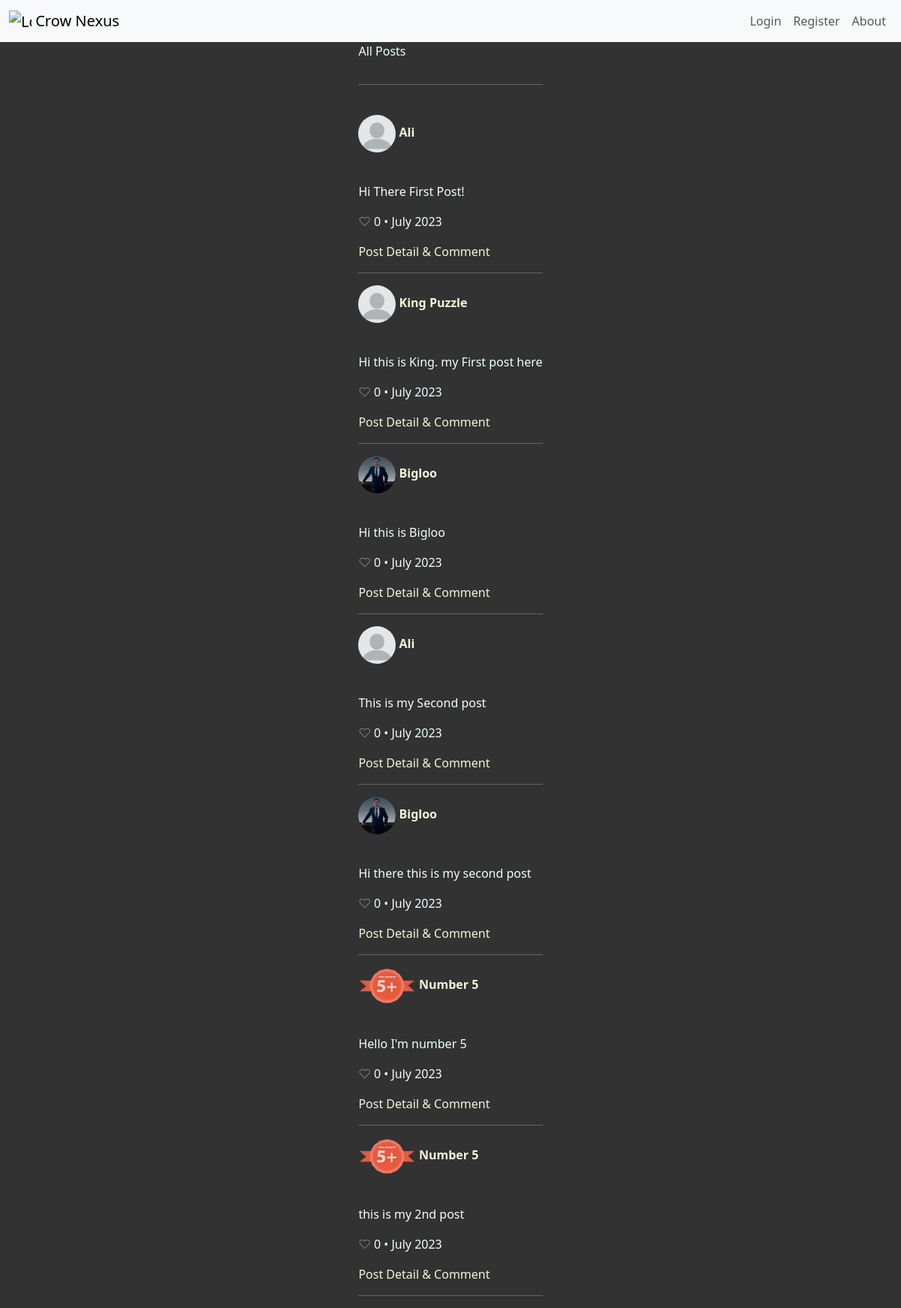
Before: / with the older database file.
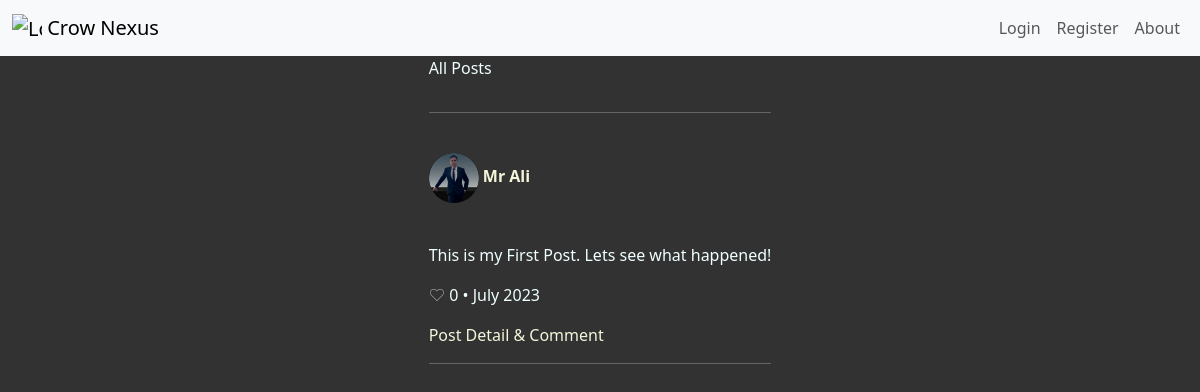
After: the same page with the newer database file.
### main.py (models this page shows)
    class Post(db.Model):
        __tablename__ = 'post'
        id = db.Column(db.Integer, primary_key=True)
        user_id = db.Column(db.Integer, db.ForeignKey(
            'user.id'), nullable=False)
        body = db.Column(db.Text, nullable=False)
        likes = db.Column(db.Integer, default=0)
        created_at = db.Column(db.DateTime, default=datetime.utcnow)
        updated_at = db.Column(db.DateTime, default=datetime.utcnow)
        user = relationship('User', back_populates='posts')
        comments = db.relationship('Comment', back_populates='post')

    class User(db.Model, UserMixin):
        __tablename__ = 'user'
        id = db.Column(db.Integer, primary_key=True)
        username = db.Column(db.String(40), nullable=False, unique=False)
        email = db.Column(db.String(80), nullable=False, unique=True)
        phone_number = db.Column(db.String(20))
        password = db.Column(db.String(100), nullable=False)
        created_at = db.Column(db.DateTime, default=datetime.utcnow)
        updated_at = db.Column(
            db.DateTime, default=datetime.utcnow, onupdate=datetime.utcnow)
        is_blocked = db.Column(db.Boolean, default=False)
        profile_picture = db.Column(db.String(100))
        posts = relationship('Post', back_populates='user')
        comments = db.relationship('Comment', back_populates='user')

### main.py (the view)
    @app.route('/')
    def home():
        all_posts = Post.query.all()
        return render_template('index.html', posts=all_posts, current_user=current_user, logged_in=current_user.is_authenticated)

### templates/index.html
{% extends 'base.html' %}
{% block content %}
<p>All Posts</p>
<hr><br>
{% for post in posts %}
<div>
    <a href="{{ url_for('user_posts', user_id=post.user.id) }}">
        <p>
            <span>
            {% if post.user.profile_picture %}
                <img src="{{ url_for('static', filename='profile_pictures/' + post.user.profile_picture) }}" alt="Profile Picture">
            {% else %}
             <img src="{{ url_for('static', filename='images/blank-profile-pic.png') }}" alt="Profile Picture">
            {% endif %}
        </span>
        <strong> {{ post.user.username }}</strong>
        </p>
    </a>
    <br>
    <p>{{ post.body }}</p>
    <p style="font-weight:lighter">
        ♡  {{ post.likes }} •
        {{ post.created_at.strftime('%B %Y') }}
        <br>
    </p>
    <a href="{{ url_for('post_details', post_id=post.id) }}">Post Detail & Comment</a>
    <br><hr>
</div>
{% endfor %}
{% endblock %}

### templates/base.html (shortened to what this page needs)
<!DOCTYPE html>
<html lang="en">
<head>
    <link href="https://cdn.jsdelivr.net/npm/bootstrap@5.3.0-alpha1/dist/css/bootstrap.min.css" rel="stylesheet">
    <link rel="stylesheet" href="{{url_for('static', filename='css/styles.css')}}">
</head>
<body>
    <nav class="navbar navbar-expand-lg bg-body-tertiary">
        <div class="container-fluid">
        <a class="navbar-brand" href="/">
            <img src="{{url_for('static', filename='images/logo/crow-nav-logo.png')}}" alt="Logo" width="30" height="24" class="d-inline-block align-text-top">
            Crow Nexus
        </a>
            <div class="collapse navbar-collapse" id="navbarSupportedContent">
            <ul class="navbar-nav ms-auto mb-2 mb-lg-0">
                {% if not logged_in: %}
                <li class="nav-item"><a class="nav-link" href="{{ url_for('login') }}">Login</a></li>
                <li class="nav-item"><a class="nav-link" href="{{ url_for('register') }}">Register</a></li>
                 <li class="nav-item"><a class="nav-link" href="{{ url_for('about') }}">About</a></li>
                {% endif %}
            </ul>
            </div>
        </div>
      </nav>
    <div class="main-div">
    {% block content %}
    {% endblock %}
    </div>
</body>
</html>

### static/css/styles.css (style rules this page uses)
body { background-color: #323232; color: azure; }
div p img { border-radius: 50%; height: 50px; }
a { text-decoration: none; color: beige; }
.main-div { display: grid; justify-content: center; }

Changed rows visible on the page:
removed Post: user.username "King Puzzle", body "Hi this is King. my First post here", likes "0", created_at "July 2023"
removed Post: profile_picture (picture), user.username "Bigloo", body "Hi this is Bigloo", likes "0", created_at "July 2023"
removed Post: user.username "Ali", body "This is my Second post", likes "0", created_at "July 2023"
removed Post: profile_picture (picture), user.username "Bigloo", body "Hi there this is my second post", likes "0", created_at "July 2023"
removed Post: profile_picture (picture), user.username "Number 5", body "Hello I'm number 5", likes "0", created_at "July 2023"
removed Post: profile_picture (picture), user.username "Number 5", body "this is my 2nd post", likes "0", created_at "July 2023"
changed Post: profile_picture: picture added; user.username "Ali" → "Mr Ali"; body "Hi There First Post!" → "This is my First Post. Lets see what happened!"; profile_picture: picture removed
